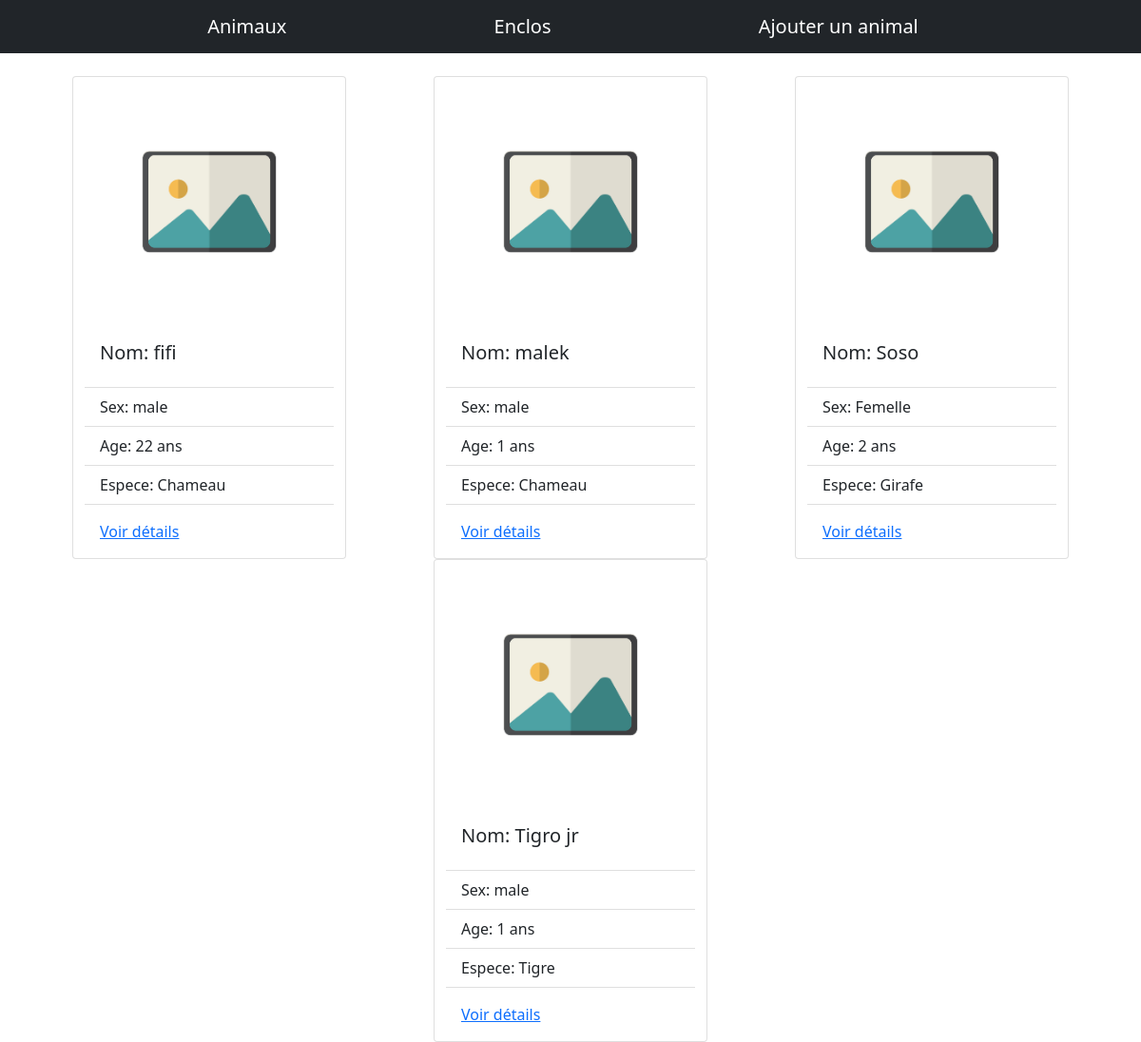
The page / on the database its author committed.
### tables this page shows
CREATE TABLE IF NOT EXISTS `animal` (
  `idAnimal` int(50) NOT NULL AUTO_INCREMENT,
  `name` varchar(50) DEFAULT NULL,
  `dateN` date DEFAULT NULL,
  `dateE` date DEFAULT NULL,
  `sexe` varchar(50) DEFAULT NULL,
  `parentM` varchar(50) DEFAULT NULL,
  `parentF` varchar(50) DEFAULT NULL,
  `photo` varchar(50) DEFAULT NULL,
  `traitement` varchar(50) DEFAULT NULL,
  `dateD` date DEFAULT NULL,
  `description` text DEFAULT NULL,
  `idZoo` varchar(50) DEFAULT NULL,
  `idEspece` varchar(50) DEFAULT NULL,
  `idEnclos` varchar(50) DEFAULT NULL,
  `idRegimeAlimentaire` varchar(50) DEFAULT NULL,
  PRIMARY KEY (`idAnimal`),
  KEY `idZoo` (`idZoo`),
  KEY `idEspece` (`idEspece`),
  KEY `idEnclos` (`idEnclos`),
  KEY `idRegimeAlimentaire` (`idRegimeAlimentaire`)
);

CREATE TABLE IF NOT EXISTS `espece` (
  `idEspece` int(50) NOT NULL AUTO_INCREMENT,
  `nameEspece` varchar(50) NOT NULL,
  `description` text DEFAULT NULL,
  `IdEnvironnement` varchar(50) DEFAULT NULL,
  PRIMARY KEY (`idEspece`),
  KEY `IdEnvironnement` (`IdEnvironnement`)
);

### Controllers/AnimalController.php (called while the page is built, shortened)
<?php
final class AnimalController
{
  public function index()
  {
    $bdd = new BDD();
    $bdd->connect();
    $pdo = $bdd->getPdo();
    $Animal = new AnimalModel($pdo);
    $resultAnimals = $Animal->getAll();
    include_once "view/VueAnimals.php";
  }
}

### Classes/Entity.php (called while the page is built, shortened)
<?php
abstract class Entity
{
  public function __construct($pdo)
  {
    $this->pdo = $pdo;
  }
}

### Modeles/AnimalModel.php (called while the page is built, shortened)
<?php
class AnimalModel extends Entity
{
  public function getAll()
  {
    $req = $this->pdo->prepare("SELECT *
    FROM animal as a
    LEFT JOIN espece as e ON a.idEspece = e.idEspece
    LEFT JOIN enclos as en ON a.idEnclos = en.idEnclos ");
    $req->execute();
    $req->setFetchMode(PDO::FETCH_CLASS, Animal::class);
    $result = $req->fetchAll();
    return $result;
  }
}

### Classes/Animaux/Animal.php (called while the page is built, shortened)
<?php
class Animal
{
  private $idAnimal;
  public function getId()
  {
    return $this->idAnimal;
  }
}

### view/VueAnimals.php (the view, shortened to what this page needs)
<head>
  <link href="https://cdn.jsdelivr.net/npm/bootstrap@5.0.0-beta3/dist/css/bootstrap.min.css" rel="stylesheet">
</head>
<body>
  <nav class="navbar navbar-dark bg-dark">
    <a class="navbar-brand" href="/">Animaux</a>
    <a class="navbar-brand" href="/enclos">Enclos</a>
    <a class="navbar-brand" href="/addanimal">Ajouter un animal</a>
  </nav>
  <div class="container mt-4  ">
    <div class="row d-flex justify-content-around">
      <?php
      foreach ($resultAnimals as $resultAnimal) {
      ?>
        <div class="card" style="width: 18rem;">
          <img class="card-img-top" src="./img/1.jpg" alt="Card image cap">
          <div class="card-body">
            <h5 class="card-title">Nom: <?= $resultAnimal->name ?> </h5>
          </div>
          <ul class="list-group list-group-flush">
            <li class="list-group-item">Sex: <?= $resultAnimal->sexe ?> </li>
            <li class="list-group-item">Age: <?= $DateNe = date('Y-m-d') - $resultAnimal->dateN; ?> ans</li>
            <li class="list-group-item">Espece: <?= $resultAnimal->nameEspece ?></li>
          </ul>
          <div class="card-body">
            <a href="/animal?id=<?= $resultAnimal->getId() ?>">Voir détails</a>
          </div>
        </div>
      <?php    }
      ?>
    </div>
  </div>
</body>
</html>

### index.php (shortened to what this page needs)
<?php
$request = explode('?', $_SERVER['REQUEST_URI'])[0];
switch ($request) {
  case '/':
    $AnimalController = new AnimalController;
    $AnimalController->index();
    break;
}

### rows shown on the page
animal: name "fifi", sexe "male", idEspece.nameEspece "Chameau"
animal: name "malek", sexe "male", idEspece.nameEspece "Chameau"
animal: name "Soso", sexe "Femelle", idEspece.nameEspece "Girafe"
animal: name "Tigro jr", sexe "male", idEspece.nameEspece "Tigre"
